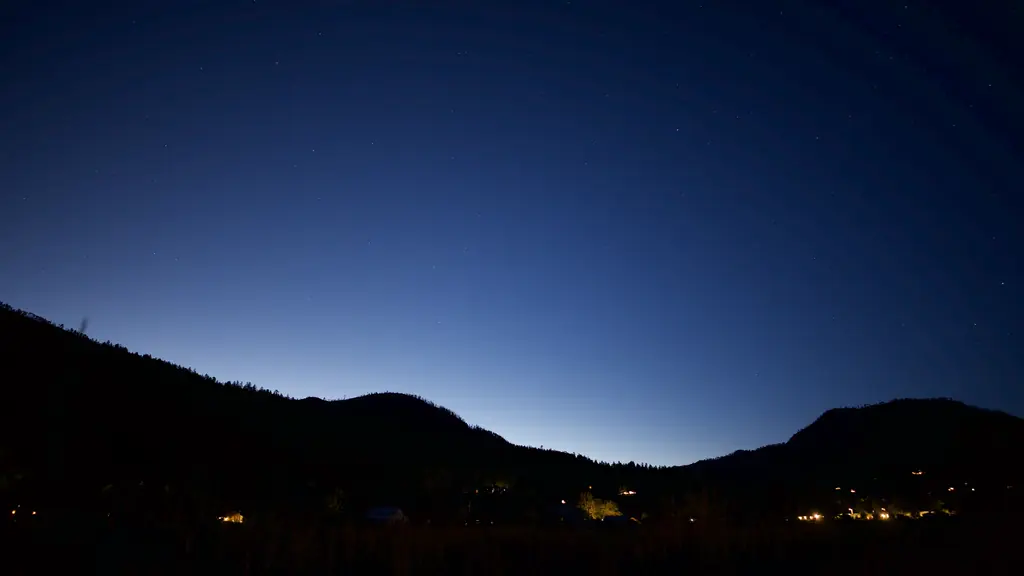
#> input picture docs/img/readme_z8_timelapse_1024.webp, 1024 x 576 px
$ python build_readme_showcase.py
#> lines starting #> are read from the running program, lines starting #| are printed output that depends on the picture; after the words box and inside, x2 and y2 are one past the last pixel; in counts of white or black regions, pixels touching at a corner belong together
#!/usr/bin/env python3
"""Build the top-level README showcase image from committed preview assets."""

from __future__ import annotations

import argparse
from pathlib import Path

from PIL import Image, ImageDraw, ImageFilter, ImageFont


ROOT = Path(__file__).resolve().parents[1]
IMG = ROOT / "docs/img"
W, H = 1600, 1100


def font(size: int, bold: bool = False) -> ImageFont.FreeTypeFont | ImageFont.ImageFont:
    candidates = [
        "/System/Library/Fonts/Supplemental/Arial Bold.ttf" if bold else "/System/Library/Fonts/Supplemental/Arial.ttf",
        "/System/Library/Fonts/Supplemental/Helvetica Bold.ttf" if bold else "/System/Library/Fonts/Supplemental/Helvetica.ttf",
        "/usr/share/fonts/truetype/dejavu/DejaVuSans-Bold.ttf" if bold else "/usr/share/fonts/truetype/dejavu/DejaVuSans.ttf",
    ]
    for candidate in candidates:
        p = Path(candidate)
        if p.exists():
            return ImageFont.truetype(str(p), size=size)
    return ImageFont.load_default()


def cover(path: Path, size: tuple[int, int], *, blur: float = 0.0) -> Image.Image:
    im = Image.open(path).convert("RGB")
    im.thumbnail((size[0] * 2, size[1] * 2), Image.Resampling.LANCZOS)
    scale = max(size[0] / im.width, size[1] / im.height)
    resized = im.resize((int(im.width * scale), int(im.height * scale)), Image.Resampling.LANCZOS)
    left = max(0, (resized.width - size[0]) // 2)
    top = max(0, (resized.height - size[1]) // 2)
    out = resized.crop((left, top, left + size[0], top + size[1]))
    return out.filter(ImageFilter.GaussianBlur(blur)) if blur > 0.0 else out


def rounded_rect(draw: ImageDraw.ImageDraw, box: tuple[int, int, int, int], fill: tuple[int, int, int, int], outline: tuple[int, int, int, int] | None = None, radius: int = 18) -> None:
    draw.rounded_rectangle(box, radius=radius, fill=fill, outline=outline, width=2 if outline else 1)


def paste_panel(canvas: Image.Image, path: Path, box: tuple[int, int, int, int], title: str, subtitle: str) -> None:
    x0, y0, x1, y1 = box
    panel = cover(path, (x1 - x0, y1 - y0))
    mask = Image.new("L", panel.size, 0)
    ImageDraw.Draw(mask).rounded_rectangle((0, 0, panel.width - 1, panel.height - 1), radius=18, fill=255)
    canvas.paste(panel, (x0, y0), mask)
    overlay = Image.new("RGBA", panel.size, (0, 0, 0, 0))
    od = ImageDraw.Draw(overlay)
    od.rectangle((0, panel.height - 108, panel.width, panel.height), fill=(0, 0, 0, 168))
    canvas.alpha_composite(overlay, (x0, y0))
    d = ImageDraw.Draw(canvas)
    d.rounded_rectangle((x0, y0, x1, y1), radius=18, outline=(235, 242, 248, 225), width=2)
    d.text((x0 + 22, y1 - 92), title, fill=(255, 255, 255), font=font(30, True))
    d.text((x0 + 22, y1 - 52), subtitle, fill=(224, 232, 238), font=font(24))


def metric_card(draw: ImageDraw.ImageDraw, box: tuple[int, int, int, int], title: str, value: str, detail: str, accent: tuple[int, int, int]) -> None:
    rounded_rect(draw, box, fill=(241, 247, 250, 224), outline=(255, 255, 255, 185), radius=12)
    x0, y0, _, _ = box
    draw.text((x0 + 24, y0 + 22), title, fill=(18, 30, 38), font=font(28, True))
    draw.text((x0 + 24, y0 + 78), value, fill=accent, font=font(38, True))
    draw.text((x0 + 24, y0 + 138), detail, fill=(54, 69, 78), font=font(22))


def build(out: Path, quality: int) -> None:
    bg = cover(IMG / "readme_z8_timelapse_1024.webp", (W, H), blur=9.0).convert("RGBA")
    shade = Image.new("RGBA", (W, H), (2, 12, 19, 122))
    bg.alpha_composite(shade)
    d = ImageDraw.Draw(bg)

    d.text((70, 58), "GPR", fill=(255, 255, 255), font=font(76, True))
    d.text((70, 140), "8-bit JPEG size. 16-bit RAW quality.", fill=(255, 255, 255), font=font(38, True))
    d.text((70, 194), "Editable Bayer stills, raw video, camera preview, and offline 8K reconstruction.", fill=(225, 235, 242), font=font(27))

    paste_panel(bg, IMG / "still_three_tiers.png", (70, 270, 650, 600), "RAW stills", "50 MP tiers + normal Bayer coverage")
    paste_panel(bg, IMG / "readme_mission1_native12_100pct.png", (690, 270, 1120, 600), "4K Bayer .gvid", "20+ fps Pi 5 stand-in encode")
    paste_panel(bg, IMG / "readme_mission1_2x_sr_contact.png", (1160, 270, 1530, 600), "8K SR review", "offline .gvid + ProRes receipts")

    metric_card(d, (70, 660, 430, 1006), "RAW stills", "9.80 MB", "smallest 50 MP tier", (0, 111, 88))
    metric_card(d, (455, 660, 815, 1006), "RAW video", "20.50 fps", "4K Bayer .gvid wall", (22, 97, 168))
    metric_card(d, (840, 660, 1200, 1006), "Preview", "1024 x 768", "same raw stream", (0, 126, 148))
    metric_card(d, (1225, 660, 1530, 1006), "Offline SR", "8K", "approved post path", (111, 66, 193))

    d.text((70, 1040), "Premium still/SR remains gated: no-REF 50 MP / 100 MP candidate must beat the current 5% / 5% floor.", fill=(231, 238, 243), font=font(22))
    out.parent.mkdir(parents=True, exist_ok=True)
    bg.convert("RGB").save(out, "WEBP", quality=quality, method=6)


def main() -> int:
    ap = argparse.ArgumentParser(description=__doc__)
    ap.add_argument("--out", type=Path, default=IMG / "readme_showcase.webp")
    ap.add_argument("--quality", type=int, default=78)
    args = ap.parse_args()
    build(args.out, args.quality)
#> call 2 of cover, with size = (580, 330), blur = 0
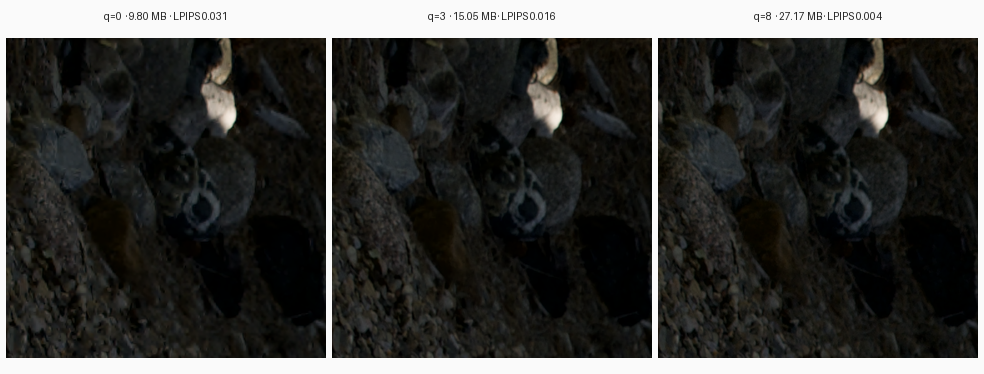
#> input picture docs/img/still_three_tiers.png, 984 x 374 px
#> in cover, im is the input picture: PIL image 984x374 RGB; mean R, G, B 59.6, 59.6, 57.4
#> in paste_panel, `mask = Image.new("L", panel.size, 0)`: mask: PIL image 580x330 L; every value is 0
#> in paste_panel, `ImageDraw.Draw(mask).rounded_rectangle((0, 0, panel.width - 1, panel.h..`:
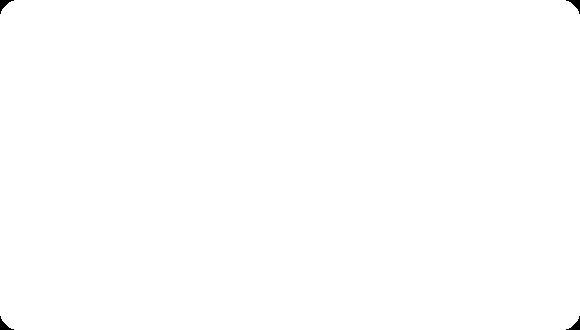
#> mask: PIL image 580x330 L; 99.8% white; 4 black regions, box (x1, y1, x2, y2) and area: (0, 0, 14, 14) 74, (566, 0, 580, 14) 74, (0, 316, 14, 330) 74, (566, 316, 580, 330) 74
#> in paste_panel, `overlay = Image.new("RGBA", panel.size, (0, 0, 0, 0))`: overlay: PIL image 580x330 RGBA; every value is 0
#> call 3 of cover, with size = (430, 330), blur = 0
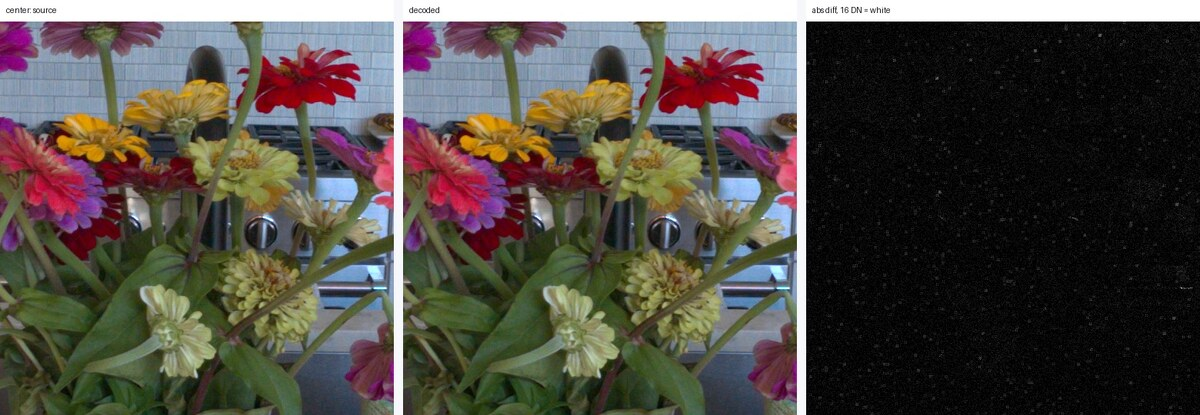
#> input picture docs/img/readme_mission1_native12_100pct.png, 1200 x 415 px
#> in cover, im is the input picture: PIL image 1200x415 RGB; mean R, G, B 81.5, 76.5, 70.4
#> in paste_panel (call 2), `mask = Image.new("L", panel.size, 0)`: mask: PIL image 430x330 L; every value is 0
#> in paste_panel (call 2), `ImageDraw.Draw(mask).rounded_rectangle((0, 0, panel.width - 1, panel.h..`: mask: PIL image 430x330 L; 99.8% white; 4 black regions, box (x1, y1, x2, y2) and area: (0, 0, 14, 14) 74, (416, 0, 430, 14) 74, (0, 316, 14, 330) 74, (416, 316, 430, 330) 74
#> in paste_panel (call 2), `overlay = Image.new("RGBA", panel.size, (0, 0, 0, 0))`: overlay: PIL image 430x330 RGBA; every value is 0
#> call 3 of paste_panel, with box = (1160, 270, 1530, 600), title = '8K SR review', subtitle = 'offline .gvid + ProRes receipts'
#> call 4 of cover, with size = (370, 330), blur = 0
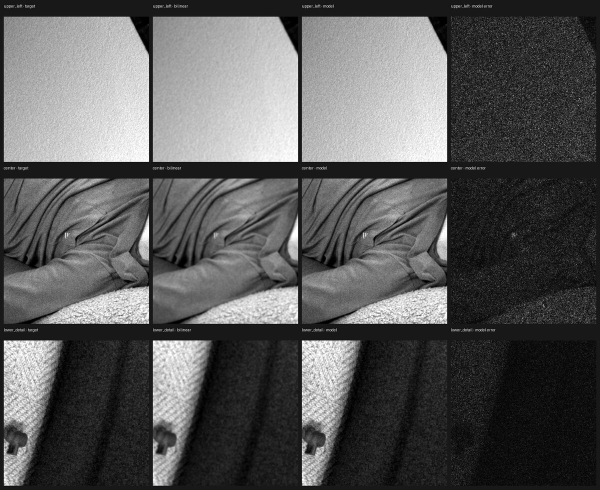
#> input picture docs/img/readme_mission1_2x_sr_contact.png, 1200 x 979 px (shown at 1/2 size)
#> in cover (call 4), `out = resized.crop((left, top, left + size[0], top + size[1]))`:
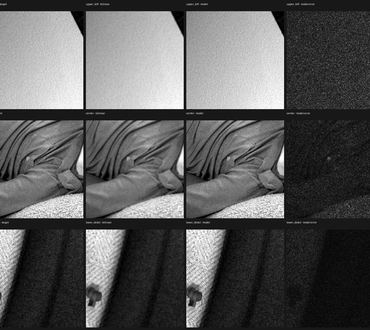
#> out: PIL image 370x330 RGB; min 0, max 255, mean 91.7
#> in paste_panel (call 3), `mask = Image.new("L", panel.size, 0)`: mask: PIL image 370x330 L; every value is 0
#> in paste_panel (call 3), `ImageDraw.Draw(mask).rounded_rectangle((0, 0, panel.width - 1, panel.h..`: mask: PIL image 370x330 L; 99.8% white; 4 black regions, box (x1, y1, x2, y2) and area: (0, 0, 14, 14) 74, (356, 0, 370, 14) 74, (0, 316, 14, 330) 74, (356, 316, 370, 330) 74
#> in paste_panel (call 3), `overlay = Image.new("RGBA", panel.size, (0, 0, 0, 0))`: overlay: PIL image 370x330 RGBA; every value is 0
#> in paste_panel (call 3), `canvas.alpha_composite(overlay, (x0, y0))`:
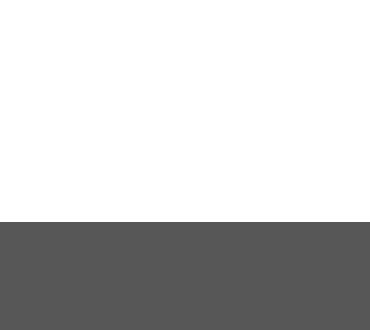
#> overlay: PIL image 370x330 RGBA; mean R, G, B, A 0, 0, 0, 55; transparent parts drawn white
#> in build, `bg.convert("RGB").save(out, "WEBP", quality=quality, method=6)`:
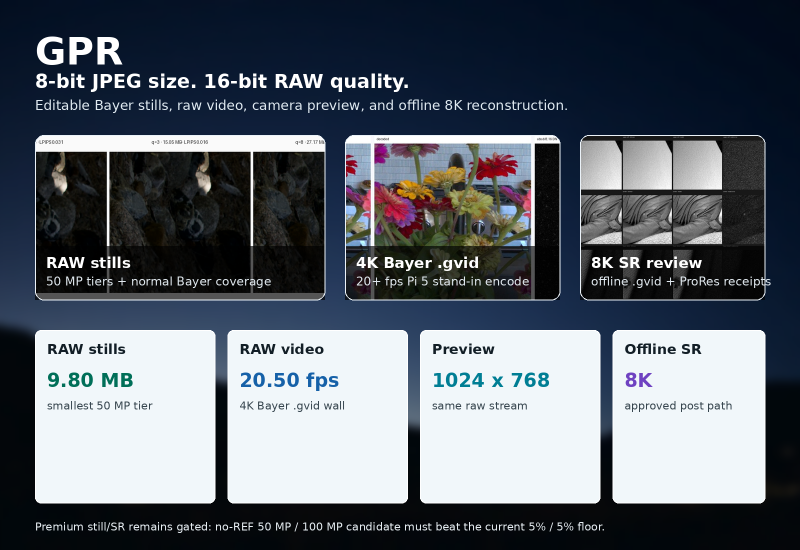
#> saved as readme_showcase.webp: PIL image 1600x1100 RGB (shown at 1/2 size); mean R, G, B 92, 99.1, 108.1
    print(args.out)
    return 0


if __name__ == "__main__":
    raise SystemExit(main())
#> (the program exits here)
